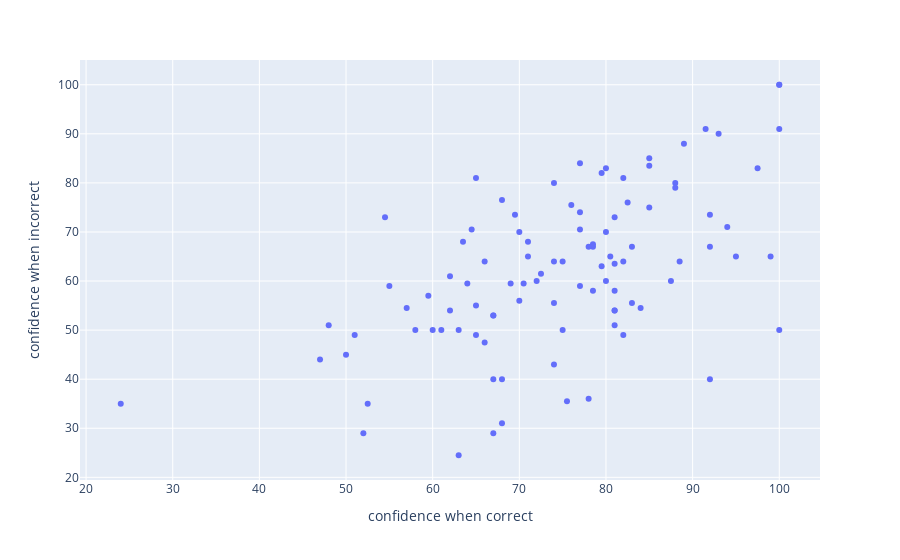

Write notebook code for a chart like this one.
### Code cell
fig = px.scatter(df, x = "confidence when correct", y = 'confidence when incorrect')
fig

### Figure 1 — Plotly figure (JSON) as saved in the notebook; plotly's stock layout.template omitted (floating-point values rounded to 4 significant figures)
{"data": [{"hovertemplate": "confidence when correct=%{x}<br>confidence when incorrect=%{y}<extra></extra>", "legendgroup": "", "marker": {"color": "#636efa", "symbol": "circle"}, "mode": "markers", "name": "", "orientation": "v", "showlegend": false, "type": "scatter", "x": [93, 75, 89, 88, 65, 64.5, 66, 62, 68, 71, 82, 76, 79.5, 55, 85, 70, 54.5, 88.5, 87.5, 100, 77, 100, 80, 69.5, 81, 51, 78.5, 57, 60, 80, 99, 78, 78.5, 90, 70, 74, 47, 52, 84, 63, 62, 59.5, 75.5, 78, 63, 81, 24, 50, 81, 67, 77, 100, 68, 48, 74, 82, 67, 82.5, 67, 88, 83, 63.5, 80.5, 71, 95, 78.5, 52.5, 69, 61, 66, 74, 92, 80, 92, 83, 60.5, 72.5, 97.5, 68, 67, 65, 82, 75, 94, 77, 92, 81, 58, 91.5, 100, 85, 74, 79.5, 70.5, 72, 85, 64, 77, 74, 65, 81, 81], "xaxis": "x", "y": [90, 50, 88, 80, 49, 70.5, 64, 61, 76.5, 65, 64, 75.5, 63, 59, 83.5, 56, 73, 64, 60, 100, 70.5, 100, 60, 73.5, 54, 49, 67, 54.5, 50, 83, 65, 36, 67.5, null, 70, 55.5, 44, 29, 54.5, 50, 54, 57, 35.5, 67, 24.5, 63.5, 35, 45, 54, 53, 84, 91, 31, 51, 43, 49, 29, 76, 40, 79, 55.5, 68, 65, 68, 65, 58, 35, 59.5, 50, 47.5, null, 73.5, 70, 40, 67, null, 61.5, 83, 40, 53, 55, 81, 64, 71, 59, 67, 58, 50, 91, 50, 85, 64, 82, 59.5, 60, 75, 59.5, 74, 80, 81, 51, 73], "yaxis": "y"}], "layout": {"autosize": true, "legend": {"tracegroupgap": 0}, "margin": {"t": 60}, "xaxis": {"anchor": "y", "autorange": true, "domain": [0, 1], "range": [19.31, 104.7], "title": {"text": "confidence when correct"}, "type": "linear"}, "yaxis": {"anchor": "x", "autorange": true, "domain": [0, 1], "range": [18.65, 105.8], "title": {"text": "confidence when incorrect"}, "type": "linear"}}}
